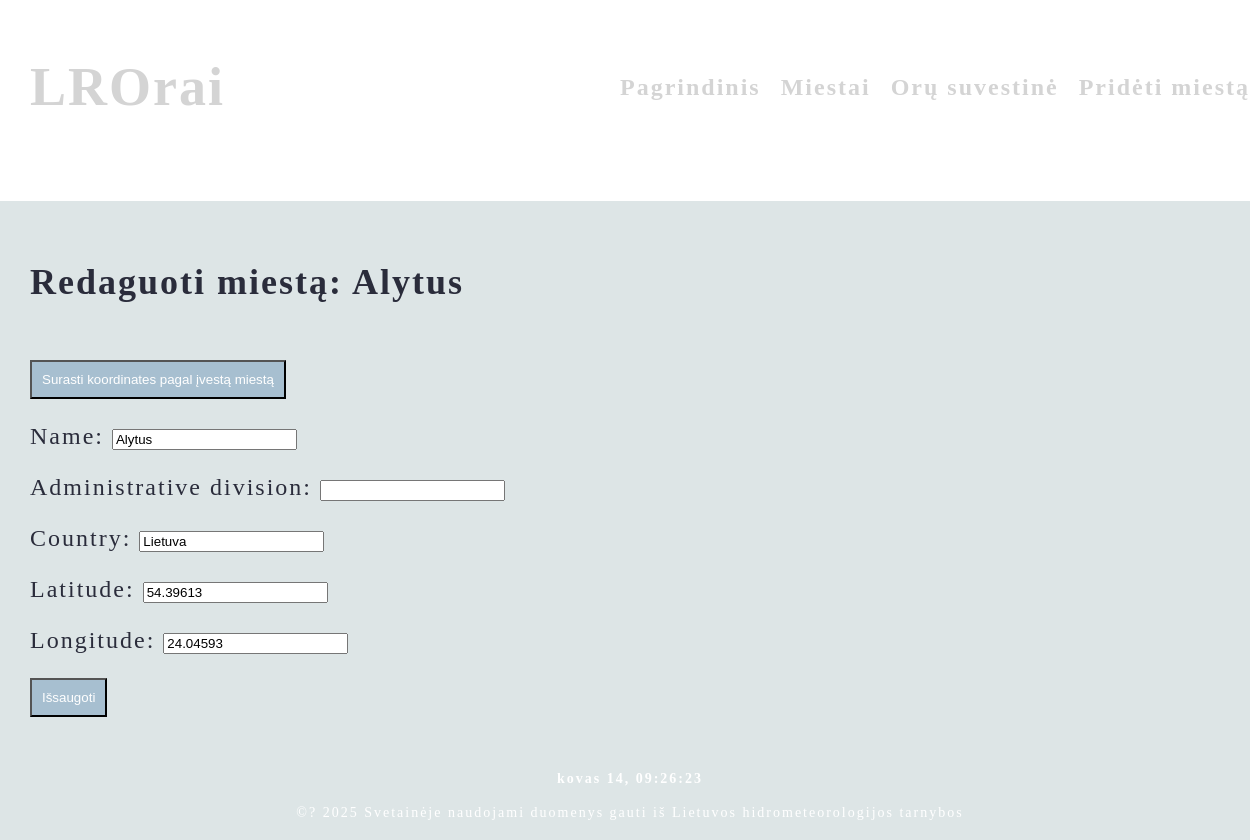
Before: /orai/edit/20 with the older database file.
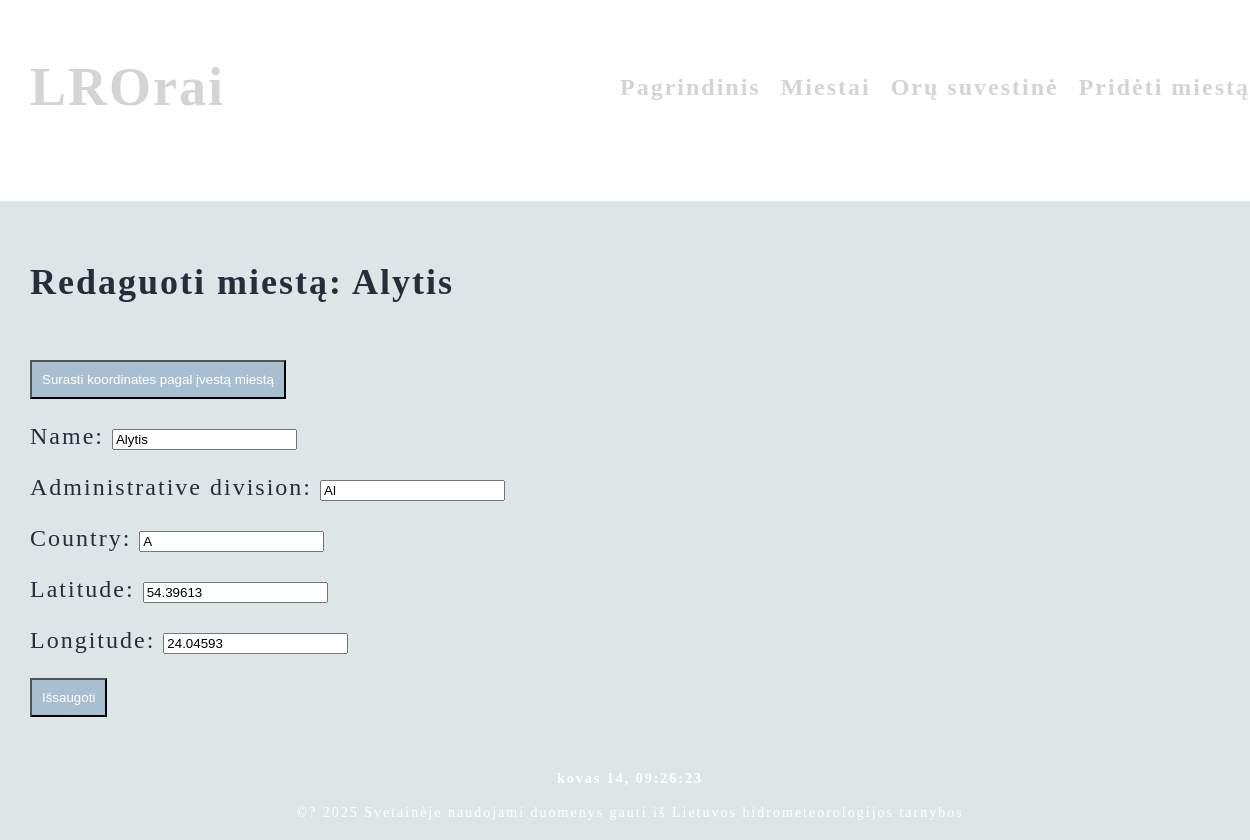
After: the same page with the newer database file.
### weathers/models.py (models this page shows, shortened)
class City(models.Model):
    name = models.CharField(max_length=50, default='', blank=True, unique=True)
    country = models.CharField(max_length=50, blank=True, null=True)
    administrative_division = models.CharField(max_length=80, blank=True, null=True)
    latitude = models.FloatField(default=0)
    longitude = models.FloatField(default=0)
    class Meta:
        ordering = ["name"]

### weathers/views.py (the view)
# urls.py: path("edit/<int:pk>", views.edit_city, name="edit_city"),
def edit_city(request, pk):
    city = get_object_or_404(City, pk=pk)
    if request.method == "POST":
        form = CityForm(request.POST, instance=city)
        if form.is_valid():
            form.save()
            return redirect("weathers:summary")
    else:
        form = CityForm(instance=city)
    return render(request, "weathers/edit_city.html", {"form": form, "city": city})

### weathers/forms.py
class CityForm(forms.ModelForm):
    class Meta:
        model = City
        fields = ["name", "administrative_division", "country", "latitude", "longitude"]

### weathers/views.py (called while the page is built)
def footer_context(request):
    return {"current_date": now()}

### weathers/templates/weathers/edit_city.html (shortened to what this page needs)
{% extends "main.html" %}
{% load static %}
{% block content %}
<div class="editCityContainer">
    <h2>Redaguoti miestą: {{ city.name }}</h2>
    <br>
    <button type="button" onclick="fetchCoordinates()" class="submit">Surasti koordinates pagal įvestą miestą</button>
    <form method="POST">
        {{ form.as_p }}
        <button class="cityButtons submit" type="submit">Išsaugoti</button>
    </form>
</div>
{% endblock %}

Changed rows visible on the page:
changed City: name "Alytus" → "Alytis"; administrative_division (not shown) → "Al"; country "Lietuva" → "A"
